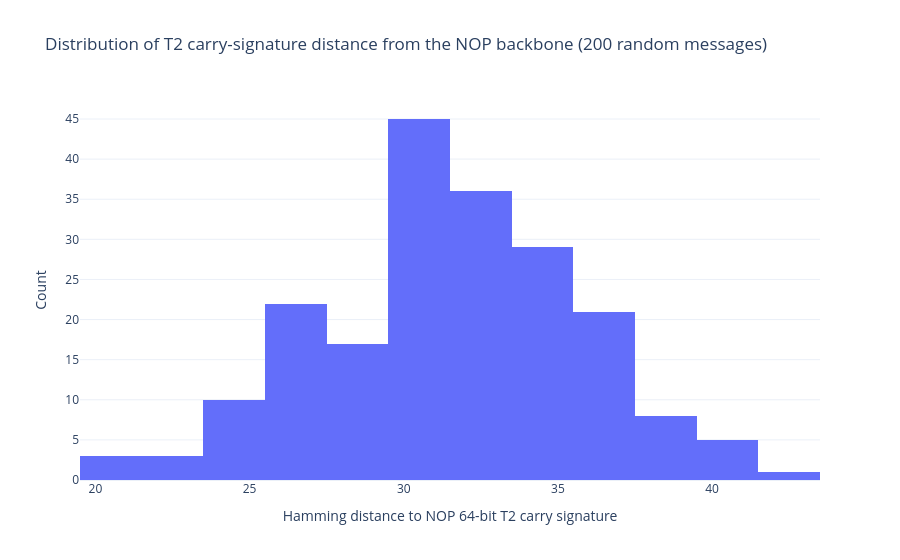

This figure's notebook cell:
### Code cell
fig = px.histogram(
    carry_dist_df,
    x="hamming_distance_to_nop",
    nbins=20,
    title="Distribution of T2 carry-signature distance from the NOP backbone (200 random messages)",
    template="plotly_white",
)
fig.update_xaxes(title="Hamming distance to NOP 64-bit T2 carry signature")
fig.update_yaxes(title="Count")
fig.show()

### Figure 1 — Plotly figure (JSON) as saved in the notebook; plotly's stock layout.template omitted (floating-point values rounded to 4 significant figures; data arrays with more than 128 entries replaced by an {"elided": "..."} marker saying what was removed)
{"data": [{"bingroup": "x", "hovertemplate": "hamming_distance_to_nop=%{x}<br>count=%{y}<extra></extra>", "legendgroup": "", "marker": {"color": "#636efa", "pattern": {"shape": ""}}, "name": "", "nbinsx": 20, "orientation": "v", "showlegend": false, "type": "histogram", "x": {"elided": "200 int values"}, "xaxis": "x", "yaxis": "y"}], "layout": {"barmode": "relative", "legend": {"tracegroupgap": 0}, "title": {"text": "Distribution of T2 carry-signature distance from the NOP backbone (200 random messages)"}, "xaxis": {"anchor": "y", "domain": [0, 1], "title": {"text": "Hamming distance to NOP 64-bit T2 carry signature"}}, "yaxis": {"anchor": "x", "domain": [0, 1], "title": {"text": "Count"}}}}
